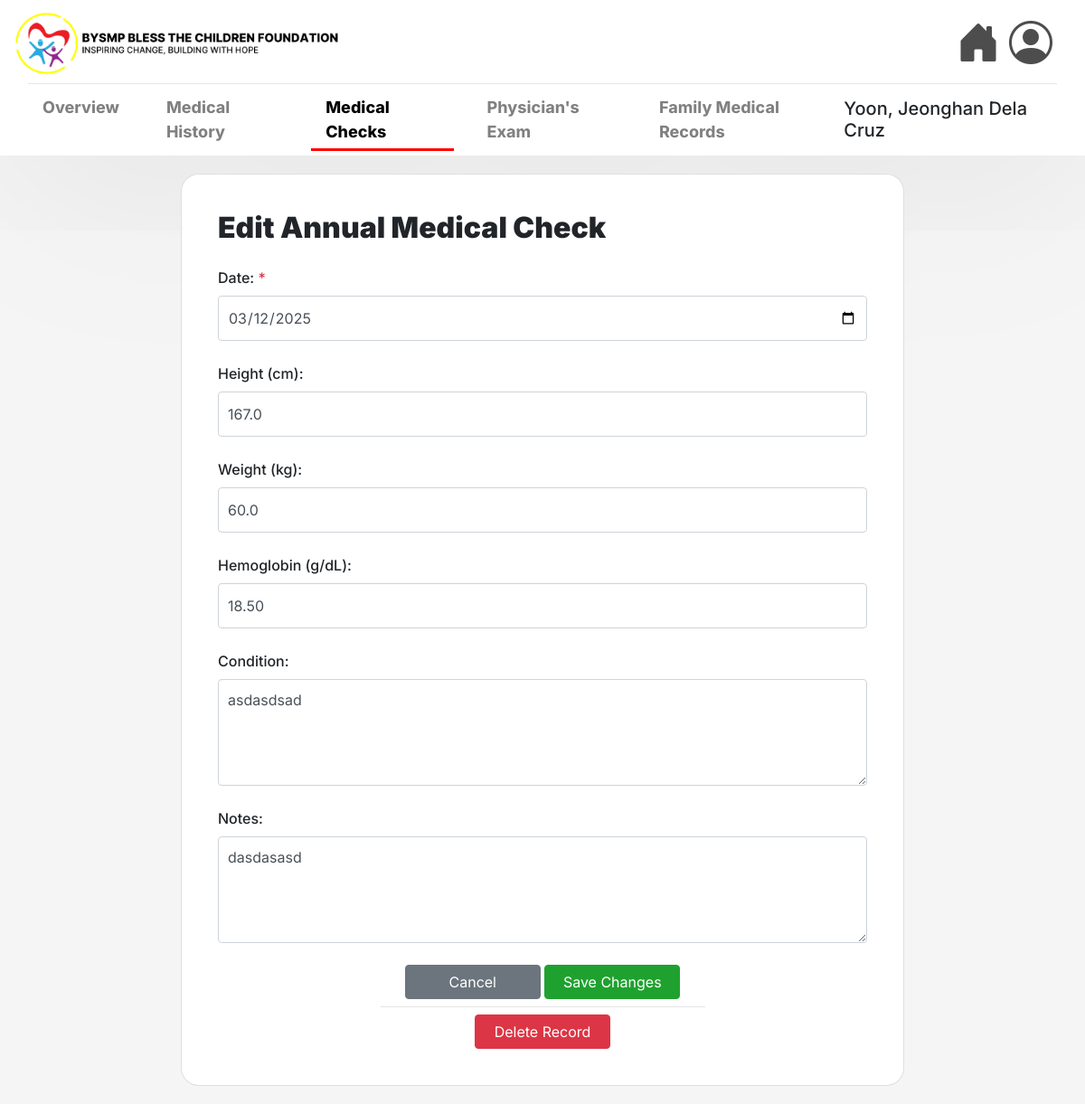
/child/6/annual-medical-check/1/edit/, run on the app's committed database.
### msys42app/models.py (models this page shows, shortened)
class Child(models.Model):
    code = models.CharField(max_length=7, validators=[RegexValidator(regex=r'^[A-Za-z]{3}\d{4}$')], unique=True, null=False, blank=False)
    lastname = models.CharField(max_length=25, null=False, blank=False)
    firstname = models.CharField(max_length=50, null=False, blank=False)
    middlename = models.CharField(max_length=25, null=True)
    sex = models.CharField(max_length=6, choices=[('Male', 'Male'), ('Female', 'Female')], null=False, blank=False)
    birth = models.DateField(null=False, blank=False)
    blood_group = models.CharField(max_length=3, blank=True, null=True)
    address = models.TextField(max_length=255, null=False, blank=False)
    philhealth_number = models.CharField(max_length=14, validators=[MinLengthValidator(14)], blank=True, null=True)
    fourps_number = models.CharField(max_length=20, blank=True, null=True)
    guardian_lastname = models.CharField(max_length=25, null=False, blank=False)
    guardian_firstname = models.CharField(max_length=50, null=False, blank=False)
    guardian_middlename = models.CharField(max_length=25, null=True, blank=True)
    guardian_relationship = models.CharField(max_length=25, null=False, blank=False)
    guardian_sex = models.CharField(max_length=6, choices=[('Male', 'Male'), ('Female', 'Female')], null=False, blank=False)
    age = models.IntegerField(null=False, blank=False)

class AnnualMedicalCheck(models.Model):
    child = models.ForeignKey(Child, on_delete=models.CASCADE, related_name='annual_medical_checks')
    date = models.DateField()
    height = models.DecimalField(max_digits=5, decimal_places=1, null=True, blank=True)  # in cm
    weight = models.DecimalField(max_digits=5, decimal_places=1, null=True, blank=True)  # in kg
    bmi = models.DecimalField(max_digits=5, decimal_places=2, null=True, blank=True)
    hemoglobin = models.DecimalField(max_digits=4, decimal_places=2, null=True, blank=True)
    condition = models.TextField(null=True, blank=True)
    notes = models.TextField(null=True, blank=True)
    class Meta:
        ordering = ['-date']  # Order by date in descending order (newest first)

### msys42app/views.py (the view)
# urls.py: path('child/<int:child_id>/annual-medical-check/<int:check_id>/edit/', views.edit_annual_medical_check, name='edit_annual_medical_check'),
def edit_annual_medical_check(request, child_id, check_id):
    child = get_object_or_404(Child, id=child_id)
    medical_check = get_object_or_404(AnnualMedicalCheck, id=check_id, child=child)
    if request.method == 'POST':
        form = AnnualMedicalCheckForm(request.POST, instance=medical_check)
        if form.is_valid():
            try:
                form.save()
                return redirect('view_annual_medical_check', child_id=child_id, year=medical_check.date.year)
            except Exception as e:
                print(f"Error updating medical check: {str(e)}")
                messages.error(request, f"Error updating medical check: {str(e)}")
        else:
            print("Form validation errors:", form.errors)
            for field, errors in form.errors.items():
                messages.error(request, f"{field}: {', '.join(errors)}")
    else:
        form = AnnualMedicalCheckForm(instance=medical_check)
    return render(request, 'msys42app/edit_annual_medical_check.html', {
        'form': form,
        'child': child,
        'medical_check': medical_check
    })

### msys42app/templates/msys42app/edit_annual_medical_check.html (shortened to what this page needs)
{% extends 'msys42app/base.html' %}
{% load static %}
{% block navbar %}
<hr class="w-100 my-1">
<nav style="display: flex; justify-content: space-between; align-items: flex-end; padding-left: 0; padding: 0; width: 100%; position: sticky;">
    <ul class="child-nav" style="display: flex; gap: 20px; list-style: none; padding: 0; margin: 0;">
        <li class="nav-item">
            <a class="nav-link" href="{% url 'view_child_profile' pk=child.id %}">
                Overview
            </a>
        </li>
        <li class="nav-item">
            <a class="nav-link" href="{% url 'view_medical_history' child.id %}">
                Medical History
            </a>
        </li>
        <li class="nav-item">
            <a class="nav-link active" href="{% url 'annual_medical_check_list' child.id %}">
                Medical Checks
            </a>
        </li>
        <li class="nav-item">
            <a class="nav-link" href="{% url 'home_physicians_exam' child.id %}">Physician's Exam</a>
        </li>
        <li class="nav-item">
            <a class="nav-link" href="{% url 'view_family_medicals' child.id%}">Family Medical Records</a>
        </li>
    </ul>
    <h5> {{child.lastname}}, {{child.firstname}} {{child.middlename}} </h5>
</nav>
{% endblock %}
{% block content %}
<div class="container-fluid" style="padding: 20px;">
    <div class="card shadow-sm" style="max-width: 800px; margin: 0 auto;">
        <div class="card-body">
            <h2 class="card-title mb-4" style="font-weight: 1000;">Edit Annual Medical Check</h2>
            <form method="post" action="{% url 'edit_annual_medical_check' child_id=child.id check_id=medical_check.id %}" id="medicalCheckForm">
                <div class="mb-4">
                    <label for="{{ form.date.id_for_label }}" class="form-label">Date: <span class="text-danger">*</span></label>
                    <div class="w-100">
                        {{ form.date }}
                    </div>
                </div>
                <div class="mb-4">
                    <label for="{{ form.height.id_for_label }}" class="form-label">Height (cm):</label>
                    <div class="w-100">
                        {{ form.height }}
                    </div>
                </div>
                <div class="mb-4">
                    <label for="{{ form.weight.id_for_label }}" class="form-label">Weight (kg):</label>
                    <div class="w-100">
                        {{ form.weight }}
                    </div>
                </div>
                <div class="mb-4">
                    <label for="{{ form.hemoglobin.id_for_label }}" class="form-label">Hemoglobin (g/dL):</label>
                    <div class="w-100">
                        {{ form.hemoglobin }}
                    </div>
                </div>
                <div class="mb-4">
                    <label for="{{ form.condition.id_for_label }}" class="form-label">Condition:</label>
                    <div class="w-100">
                        {{ form.condition }}
                    </div>
                </div>
                <div class="mb-4">
                    <label for="{{ form.notes.id_for_label }}" class="form-label">Notes:</label>
                    <div class="w-100">
                        {{ form.notes }}
                    </div>
                </div>
                <div class="text-center">
                    <a href="{% url 'view_annual_medical_check' child_id=child.id year=medical_check.date.year %}" class="btn btn-secondary me-2" style="width: 150px;">
                         Cancel
                    </a>
                    <button type="button" id="saveChangesBtn" class="btn btn-primary" style="background-color: #1fa12f; border-color: #1fa12f; width: 150px;">
                         Save Changes
                    </button>
                </div>
            </form>
            <hr class="my-2" style="width: 50%; margin-left: auto; margin-right: auto;">
            <div class="text-center">
                <button type="button" id="deleteRecordBtn" class="btn btn-danger" style="width: 150px;">
                     Delete Record
                </button>
            </div>
        </div>
    </div>
</div>
{% endblock %}

### msys42app/static/style.css (style rules this page uses)
body { background-color: #f5f5f5; }
.card { background-color: white; height: auto; width: 100%; max-width: 800px; margin-top: 50px; border-radius: 20px; padding: 20px; }

### msys42app/templates/msys42app/base.html (style rules this page uses)
.child-nav .nav-link { position: relative; transition: all 0.3s ease; padding-bottom: 5px; font-weight: 750; font-size: large; color: gray; }
.child-nav .nav-link.active { color: rgb(0, 0, 0) !important; font-weight: 780; }
.child-nav .nav-link::after { content: ''; position: absolute; bottom: -3px; left: 0; width: 100%; height: 3px; background-color: rgba(255, 0, 0, 0.5); transform: scaleX(0); transition: transform 0.3s ease; }
.child-nav .nav-link.active::after { transform: scaleX(1); background-color: red; }
.child-nav .nav-link.active::after { animation: underlineGrow 0.4s ease-out forwards; }

### msys42app/templates/msys42app/edit_annual_medical_check.html (style rules this page uses)
.form-label { display: block; margin-bottom: 0.5rem; font-weight: 500; }
.w-100 { width: 100%; }
.w-100 input, .w-100 textarea { width: 100%; padding: 0.5rem; border: 1px solid #ced4da; border-radius: 4px; }

### data on the page
Child: lastname "Yoon", firstname "Jeonghan", middlename "Dela Cruz"
AnnualMedicalCheck: date "03/12/2025", height "167.0", weight "60.0", hemoglobin "18.50", condition "asdasdsad", notes "dasdasasd"
